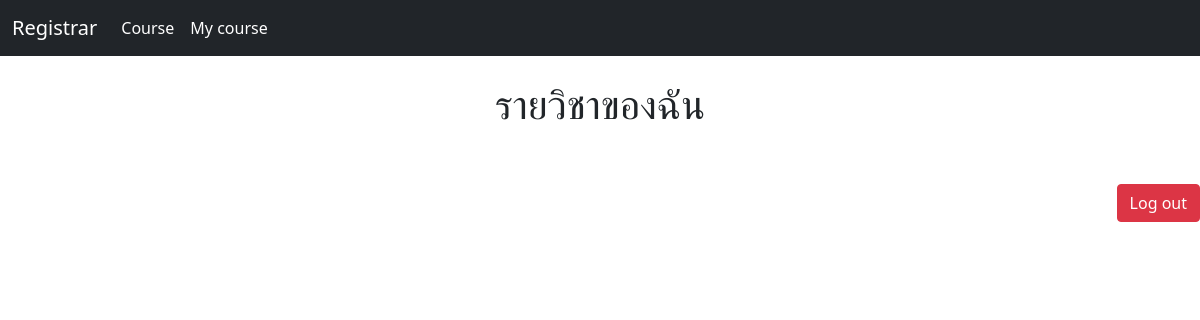
Page /listquota/ (signed in) on the earlier database version.
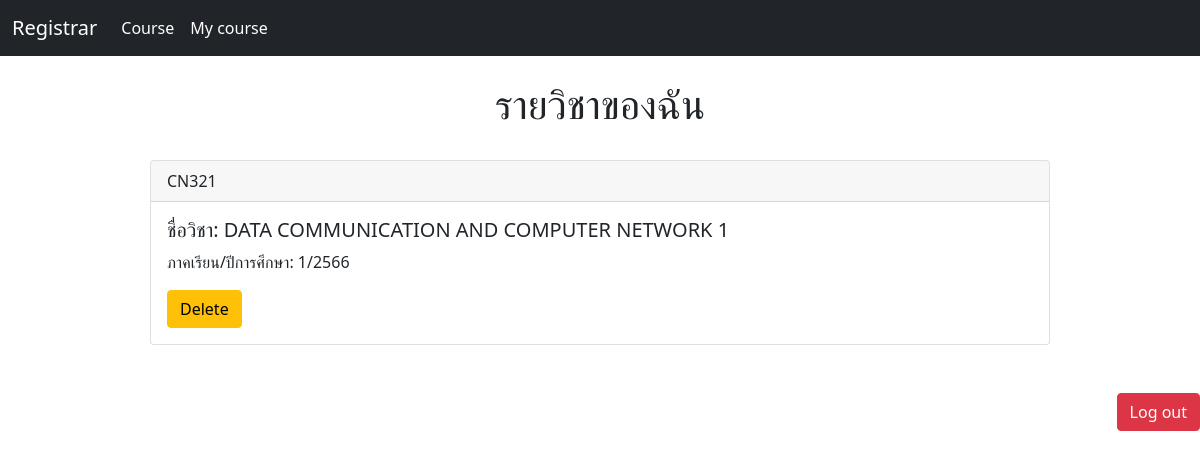
Same page on the later database version.
### Register/models.py (models this page shows, shortened)
class Subject(models.Model):
    course = models.CharField(max_length=128)
    id_course = models.CharField(max_length=128)
    Semester = models.CharField(max_length=64)
    Year = models.IntegerField()
    quota = models.IntegerField(default=50)
    max_quota = models.PositiveIntegerField(default=50)
    is_open = models.BooleanField(default=True)
    students = models.ManyToManyField(Student, blank=True, related_name="Subject")

### Register/views.py (the view)
# urls.py: path('listquota/', views.quotalist, name='quotalist'),
def quotalist(request):
    all_courses = Subject.objects.all()
    user = request.user
    student = Student.objects.get(user = user)
    enrolled_courses = Subject.objects.filter(students = student)
    return render(request, './Register/listquota.html', {
        "enrolled_courses": enrolled_courses,
        'user': user,
    })

### Register/Templates/Register/listquota.html (shortened to what this page needs)
{% extends "Register/base.html" %}
{% block body %}
<br>
    <div class="center">
        <h1>รายวิชาของฉัน</h1>
    </div>
<br>
    <div class="row g-0">
        {%for i in enrolled_courses%}
        <div class="container">
            <div class="card w-75 mx-auto">
                <div class="card-header">
                    {{i.id_course}}
                </div>
                <div class="card-body">
                  <h5 class="card-title">ชื่อวิชา: {{i.course}} </h5>
                  <p class="card-text">ภาคเรียน/ปีการศึกษา: {{i.Semester}}/{{i.Year}}</p>
                    <form method = "post" action = "{% url 'delete' i.id %}">
                            <div class="col-6 col-md-4">
                                <button type="submit" class="btn btn-warning">Delete</button>
                            </div>
                    </form>
                 </div>
            </div>
            <br>
        </div>
        {% endfor %}
    </div>
{% endblock %}

Differences in the rows shown:
added Subject: id_course "CN321", course "DATA COMMUNICATION AND COMPUTER NETWORK 1", Semester "1", Year "2566"
